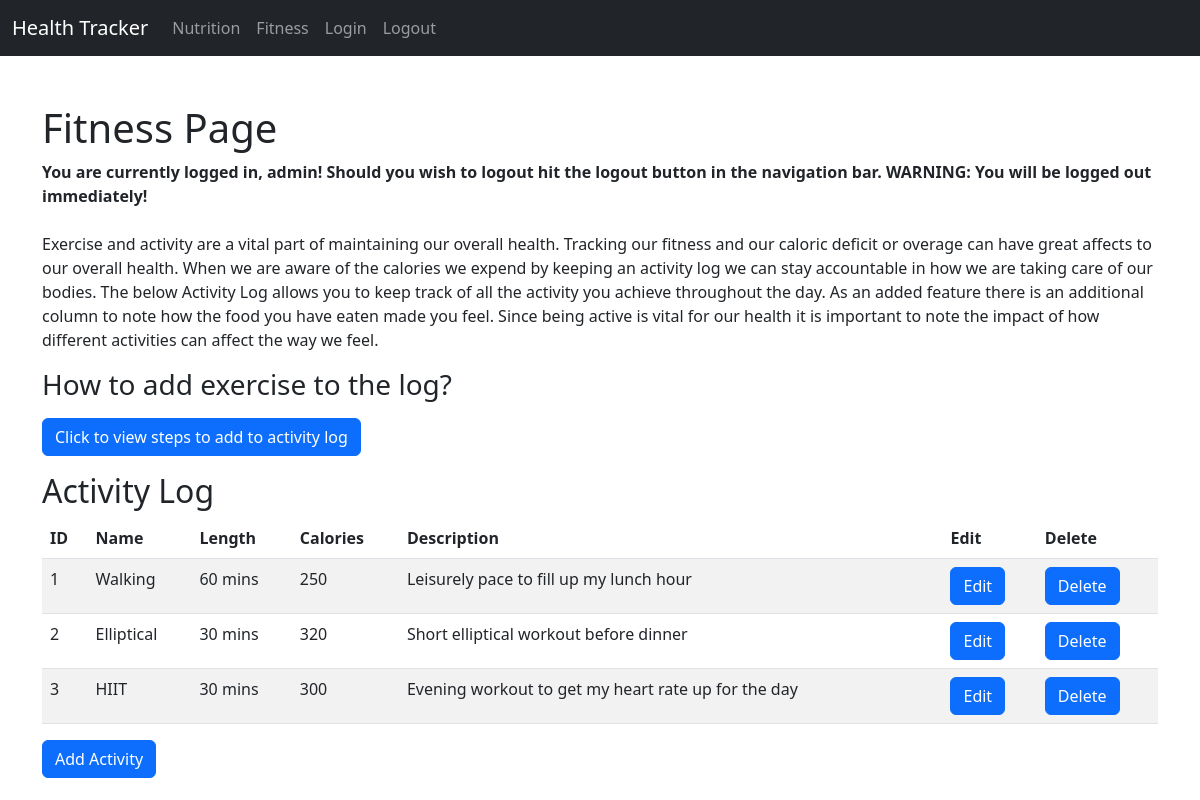
/fitness/ (signed in), run on the app's committed database.
### tables this page shows
CREATE TABLE activity_log (
           id INTEGER PRIMARY KEY AUTOINCREMENT,
           name text,
           length text,
           calories integer,
           description text
);

### app.py (the view)
@app.route("/fitness/", methods=["POST", "GET"])
def fitness():
    if "user" in session:
        user = session["user"]
        activity_data = query_activity_details()
        flash(f"You are currently logged in, {user}! Should you wish to logout hit the logout button in the navigation "
              f"bar. WARNING: You will be logged out immediately!")
        return render_template("fitness.html", activity_data=activity_data)
    else:
        flash("Please login to access the Fitness Page!")
        flash("Logging in allows Health Tracker to save your data and tailor the application to your needs!")
        return redirect(url_for("login"))

### app.py (called while the page is built)
def query_activity_details():
    conn = sqlite3.connect(db_locale)
    c = conn.cursor()
    c.execute("""
    SELECT * FROM activity_log
    """)
    activity_data = c.fetchall()
    return activity_data

### templates/fitness.html (shortened to what this page needs)
{% extends "base.html" %}
{% block content %}
<h1>Fitness Page</h1>
    {% with messages = get_flashed_messages() %}
        {% if messages %}
            {%for msg in messages %}
                <strong>{{msg}}</strong>
            {% endfor %}
        {% endif %}
    {% endwith %}
<br></br>
<p>Exercise and activity are a vital part of maintaining our overall health. Tracking our fitness and our caloric deficit
    or overage can have great affects to our overall health. When we are aware of the calories we expend by keeping an
    activity log we can stay accountable in how we are taking care of our bodies. The below Activity Log allows you to keep
  track of all the activity you achieve throughout the day. As an added feature there is an additional column to note how the
  food you have eaten made you feel. Since being active is vital for our health it is important to note the impact of how
  different activities can affect the way we feel.</p>
<h3>How to add exercise to the log?</h3>
<button type="button" class="btn btn-primary" data-bs-toggle="modal" data-bs-target="#exampleModal">
  Click to view steps to add to activity log
</button>
<h2>Activity Log</h2>
<table class="table table-striped">
  <thead>
    <tr>
      <th scope="col">ID</th>
      <th scope="col">Name</th>
      <th scope="col">Length</th>
      <th scope="col">Calories</th>
      <th scope="col">Description</th>
      <th scope="col">Edit</th>
      <th scope="col">Delete</th>
    </tr>
  </thead>
  <tbody>
    {% for activity in activity_data %}
    <tr>
      <td>{{ activity[0] }}</td>
      <td>{{ activity[1] }}</td>
      <td>{{ activity[2] }}</td>
      <td>{{ activity[3] }}</td>
      <td>{{ activity[4] }}</td>
      <td><a class="btn btn-primary" href="{{ url_for('edit_activity', id=activity[0]) }}" role="button">Edit</a></td>
      <td><a class="btn btn-primary" href="{{ url_for('delete_activity', id=activity[0]) }}" role="button">Delete</a></td>
    </tr>
    {% endfor %}
  </tbody>
</table>
<a class="btn btn-primary" href="{{ url_for('add_activity') }}" role="button">Add Activity</a>
{% endblock %}

### data on the page
activity_log: id "1", name "Walking", length "60 mins", calories "250", description "Leisurely pace to fill up my lunch hour"
activity_log: id "2", name "Elliptical", length "30 mins", calories "320", description "Short elliptical workout before dinner"
activity_log: id "3", name "HIIT", length "30 mins", calories "300", description "Evening workout to get my heart rate up for the day"

### other printed values
{{ msg }} "You are currently logged in, admin! Should you wish to logout hit the logout button in the navigation bar. WARNING: You will be logged out immediately!"
